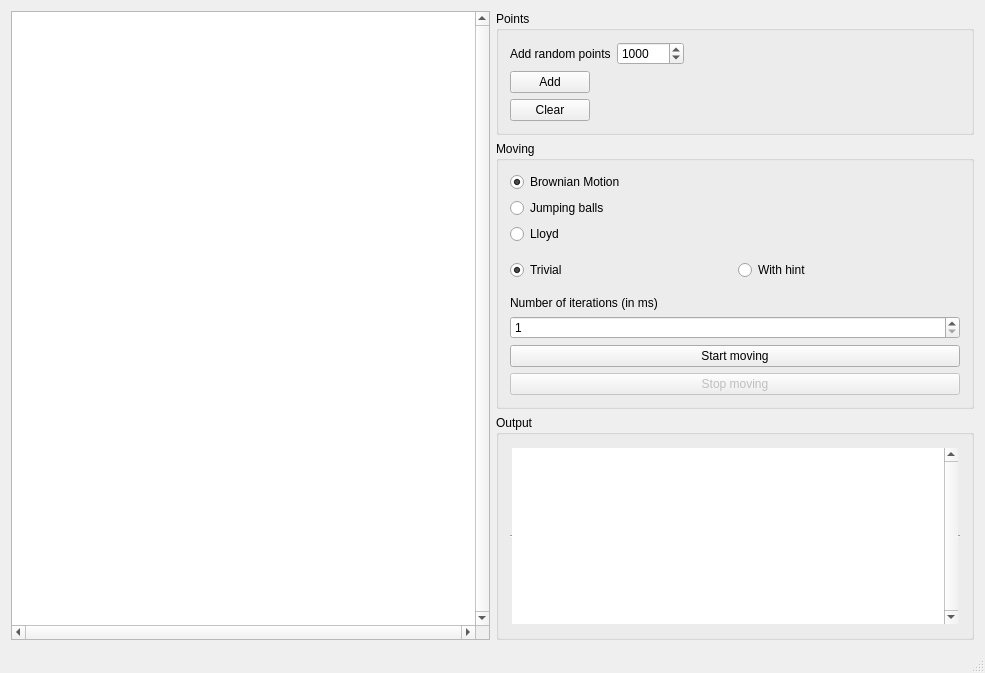
<?xml version="1.0" encoding="UTF-8"?>
<ui version="4.0">
 <class>MainWindow</class>
 <widget class="QMainWindow" name="MainWindow">
  <property name="geometry">
   <rect>
    <x>0</x>
    <y>0</y>
    <width>985</width>
    <height>673</height>
   </rect>
  </property>
  <property name="windowTitle">
   <string>MainWindow</string>
  </property>
  <widget class="QWidget" name="centralWidget">
   <layout class="QHBoxLayout" name="horizontalLayout">
    <item>
     <widget class="QGraphicsView" name="graphicsView">
      <property name="sizePolicy">
       <sizepolicy hsizetype="Expanding" vsizetype="Expanding">
        <horstretch>0</horstretch>
        <verstretch>0</verstretch>
       </sizepolicy>
      </property>
      <property name="minimumSize">
       <size>
        <width>0</width>
        <height>0</height>
       </size>
      </property>
      <property name="focusPolicy">
       <enum>Qt::StrongFocus</enum>
      </property>
      <property name="verticalScrollBarPolicy">
       <enum>Qt::ScrollBarAlwaysOn</enum>
      </property>
      <property name="horizontalScrollBarPolicy">
       <enum>Qt::ScrollBarAlwaysOn</enum>
      </property>
      <property name="transformationAnchor">
       <enum>QGraphicsView::NoAnchor</enum>
      </property>
     </widget>
    </item>
    <item>
     <layout class="QVBoxLayout" name="verticalLayout">
      <item>
       <widget class="QGroupBox" name="groupBox">
        <property name="title">
         <string>Points</string>
        </property>
        <layout class="QFormLayout" name="formLayout_2">
         <item row="0" column="0">
          <layout class="QFormLayout" name="formLayout">
           <item row="0" column="0">
            <widget class="QLabel" name="nombreLabel">
             <property name="text">
              <string>Add random points</string>
             </property>
            </widget>
           </item>
           <item row="0" column="1">
            <widget class="QSpinBox" name="addRandomPointSpinBox">
             <property name="minimum">
              <number>1</number>
             </property>
             <property name="maximum">
              <number>100000000</number>
             </property>
             <property name="value">
              <number>1000</number>
             </property>
            </widget>
           </item>
          </layout>
         </item>
         <item row="1" column="0">
          <widget class="QPushButton" name="addRandomPointButton">
           <property name="text">
            <string>Add</string>
           </property>
          </widget>
         </item>
         <item row="2" column="0">
          <widget class="QPushButton" name="clearPushButton">
           <property name="text">
            <string>Clear</string>
           </property>
          </widget>
         </item>
        </layout>
       </widget>
      </item>
      <item>
       <widget class="QGroupBox" name="groupBox_2">
        <property name="title">
         <string>Moving</string>
        </property>
        <layout class="QVBoxLayout" name="verticalLayout_3">
         <item>
          <layout class="QVBoxLayout" name="verticalLayout_2">
           <item>
            <widget class="QRadioButton" name="brownianRadioButton">
             <property name="text">
              <string>Brownian Motion</string>
             </property>
             <property name="checked">
              <bool>true</bool>
             </property>
             <attribute name="buttonGroup">
              <string notr="true">motionTypeButtonGroup</string>
             </attribute>
            </widget>
           </item>
           <item>
            <widget class="QRadioButton" name="jumpingBallRadioButton">
             <property name="text">
              <string>Jumping balls</string>
             </property>
             <attribute name="buttonGroup">
              <string notr="true">motionTypeButtonGroup</string>
             </attribute>
            </widget>
           </item>
           <item>
            <widget class="QRadioButton" name="lloydRadioButton">
             <property name="text">
              <string>Lloyd</string>
             </property>
             <attribute name="buttonGroup">
              <string notr="true">motionTypeButtonGroup</string>
             </attribute>
            </widget>
           </item>
           <item>
            <spacer name="verticalSpacer">
             <property name="orientation">
              <enum>Qt::Vertical</enum>
             </property>
             <property name="sizeType">
              <enum>QSizePolicy::Fixed</enum>
             </property>
             <property name="sizeHint" stdset="0">
              <size>
               <width>20</width>
               <height>10</height>
              </size>
             </property>
            </spacer>
           </item>
           <item>
            <layout class="QHBoxLayout" name="horizontalLayout_2">
             <item>
              <widget class="QRadioButton" name="trivialRadioButton">
               <property name="text">
                <string>Trivial </string>
               </property>
               <property name="checked">
                <bool>true</bool>
               </property>
               <attribute name="buttonGroup">
                <string notr="true">delauneyMovingTypeButtonGroup</string>
               </attribute>
              </widget>
             </item>
             <item>
              <widget class="QRadioButton" name="hintRadioButton">
               <property name="text">
                <string>With hint</string>
               </property>
               <attribute name="buttonGroup">
                <string notr="true">delauneyMovingTypeButtonGroup</string>
               </attribute>
              </widget>
             </item>
            </layout>
           </item>
           <item>
            <spacer name="verticalSpacer_2">
             <property name="orientation">
              <enum>Qt::Vertical</enum>
             </property>
             <property name="sizeType">
              <enum>QSizePolicy::Fixed</enum>
             </property>
             <property name="sizeHint" stdset="0">
              <size>
               <width>20</width>
               <height>10</height>
              </size>
             </property>
            </spacer>
           </item>
           <item>
            <widget class="QLabel" name="label">
             <property name="text">
              <string>Number of iterations (in ms)</string>
             </property>
            </widget>
           </item>
           <item>
            <widget class="QSpinBox" name="numberIterationsSpinBox">
             <property name="minimum">
              <number>1</number>
             </property>
             <property name="maximum">
              <number>1000000</number>
             </property>
            </widget>
           </item>
           <item>
            <widget class="QPushButton" name="startButton">
             <property name="text">
              <string>Start moving</string>
             </property>
            </widget>
           </item>
           <item>
            <widget class="QPushButton" name="stopButton">
             <property name="enabled">
              <bool>false</bool>
             </property>
             <property name="text">
              <string>Stop moving</string>
             </property>
            </widget>
           </item>
          </layout>
         </item>
        </layout>
       </widget>
      </item>
      <item>
       <widget class="QGroupBox" name="groupBox_3">
        <property name="title">
         <string>Output</string>
        </property>
        <layout class="QVBoxLayout" name="verticalLayout_5">
         <item>
          <layout class="QVBoxLayout" name="verticalLayout_4">
           <item>
            <widget class="QTextEdit" name="outputText">
             <property name="maximumSize">
              <size>
               <width>16777215</width>
               <height>16777215</height>
              </size>
             </property>
             <property name="frameShape">
              <enum>QFrame::HLine</enum>
             </property>
             <property name="verticalScrollBarPolicy">
              <enum>Qt::ScrollBarAlwaysOn</enum>
             </property>
             <property name="undoRedoEnabled">
              <bool>false</bool>
             </property>
             <property name="readOnly">
              <bool>true</bool>
             </property>
            </widget>
           </item>
          </layout>
         </item>
        </layout>
       </widget>
      </item>
     </layout>
    </item>
   </layout>
  </widget>
  <widget class="QMenuBar" name="menuBar">
   <property name="geometry">
    <rect>
     <x>0</x>
     <y>0</y>
     <width>985</width>
     <height>20</height>
    </rect>
   </property>
  </widget>
  <widget class="QStatusBar" name="statusBar"/>
 </widget>
 <layoutdefault spacing="6" margin="11"/>
 <resources/>
 <connections/>
 <buttongroups>
  <buttongroup name="motionTypeButtonGroup"/>
  <buttongroup name="delauneyMovingTypeButtonGroup"/>
 </buttongroups>
</ui>
